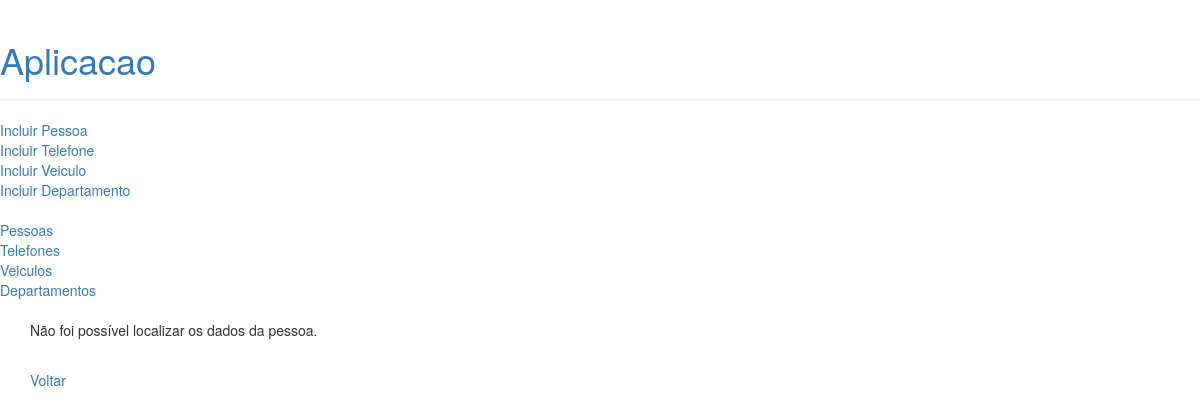
Page /aplicacao/pessoa/atualizar/43 on the earlier database version.
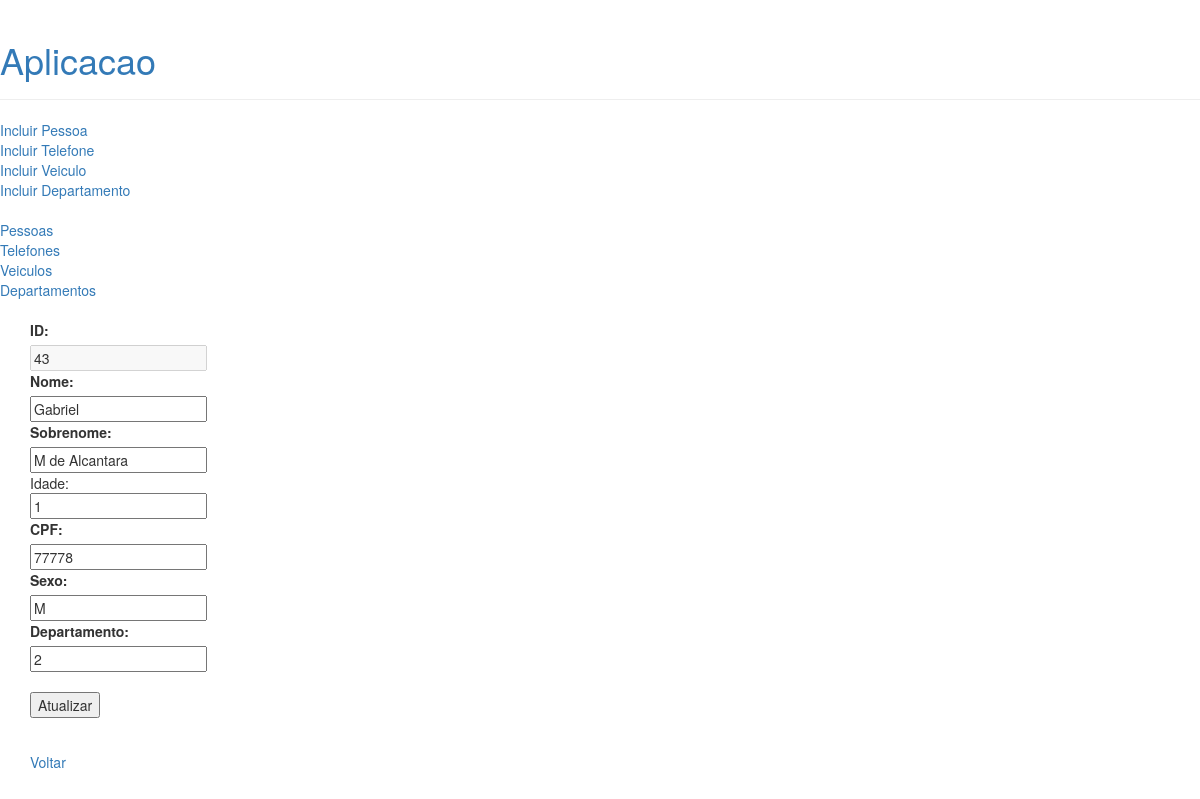
Same page on the later database version.
### aplicacao/models.py (models this page shows, shortened)
class Pessoa(models.Model):
    nome = models.CharField(max_length=30)
    sobrenome = models.CharField(max_length=30)
    idade = models.IntegerField(null=True)
    cpf = models.IntegerField(null=True)
    depto_atual = models.ForeignKey(
        Departamento,
        on_delete=models.RESTRICT,
        null=True
    )
    hist_deptos = models.ManyToManyField(
        Departamento,
        related_name='hist_pessoa_depto'
    )
    depto_chefia = models.OneToOneField(
        Departamento,
        on_delete=models.RESTRICT,
        null=True,
        related_name='chefia_dpto',
        blank=True
    )
    OPCOES_SEXO = [
        ('M','Masculino'),
        ('F','Feminino'),
        ('I','Indefinido')
    ]
    sexo = models.CharField(
        max_length=1,
        choices=OPCOES_SEXO,
        default='I'
    )
    objects = PessoaManager()

### aplicacao/views/viewspessoas.py (the view, shortened to what this page needs)
# urls.py: path('pessoa/atualizar/<int:pessoaid>', viewspessoas.atualizarpessoa, name='atualizarpessoa'),
@csrf_exempt
def atualizarpessoa(request,pessoaid):
    if (request.method == 'GET'):
        db_pessoa = Pessoa.objects.aperson(pessoaid=pessoaid)
        payload = { 'pessoa' : list(db_pessoa) }
        template = loader.get_template('pessoa/atualizarpessoa.html')
        return HttpResponse(template.render(payload, request))

### aplicacao/models.py (called while the page is built)
    def aperson(self,pessoaid):
        result = self.filter(id=pessoaid)
        return result

### aplicacao/templates/pessoa/atualizarpessoa.html
{% extends 'base.html' %}
{% block content %}
    {% if pessoa %}
        {% for p in pessoa %}
            <form action="/aplicacao/pessoa/atualizar/{{p.id}}" method="POST">
                <label for="name">ID:</label><br>
                <input type="text" id="idpessoa" name="idpessoa" value="{{p.id}}" disabled><br>
                <label for="name">Nome:</label><br>
                <input type="text" id="name" name="nome" value="{{p.nome}}"><br>
                <label for="name">Sobrenome:</label><br>
                <input type="text" id="surname" name="sobrenome" value="{{p.sobrenome}}"><br
                <label for="name">Idade:</label><br>
                <input type="text" id="idade" name="idade" value="{{p.idade}}"><br>
                <label for="name">CPF:</label><br>
                <input type="text" id="cpf" name="cpf" value="{{p.cpf}}"><br>
                <label for="name">Sexo:</label><br>
                <input type="text" id="sexo" name="sexo" value="{{p.sexo}}"><br>
                <label for="name">Departamento:</label><br>
                <input type="text" id="depto_atual" name="depto_atual" value="{{p.depto_atual_id}}"><br><br>
                <input type="submit" value="Atualizar">
            </form>
        {% endfor %}
    {% else %}
        <p>Não foi possível localizar os dados da pessoa.</p>
    {% endif %}
    <br />
    <a href="/aplicacao/pessoas">Voltar</a>
{% endblock %}

Differences in the rows shown:
added Pessoa: idpessoa "43", nome "Gabriel", sobrenome "M de Alcantara", idade "1", cpf "77778", sexo "M", depto_atual "2"
Other differences:
text no longer shown: "Não foi possível localizar os dados da pessoa."
